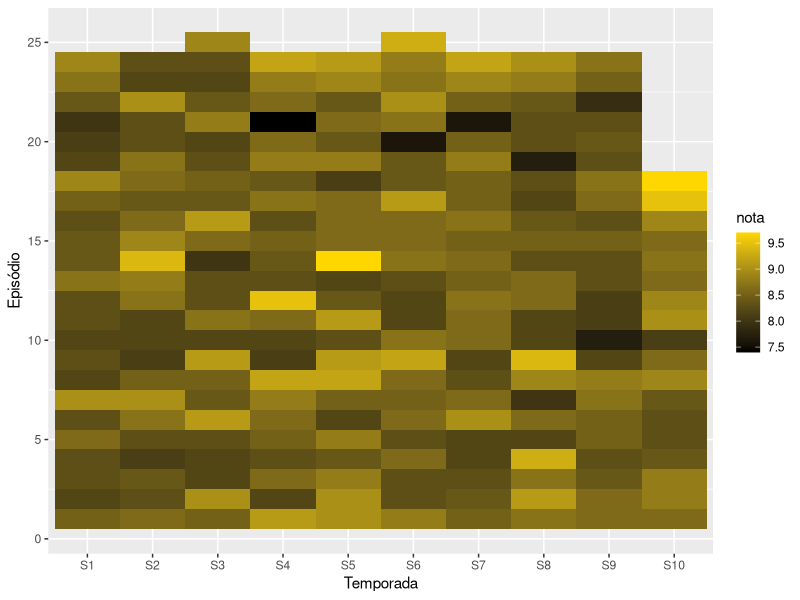
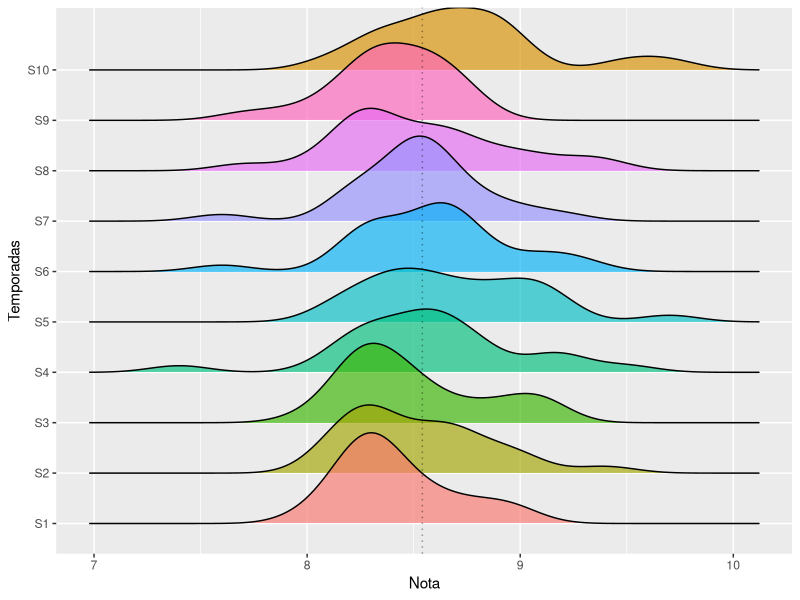
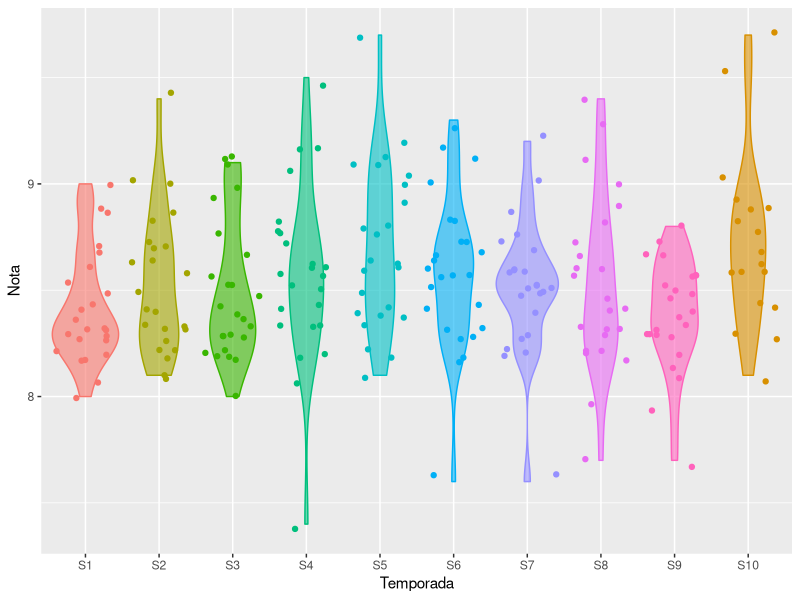
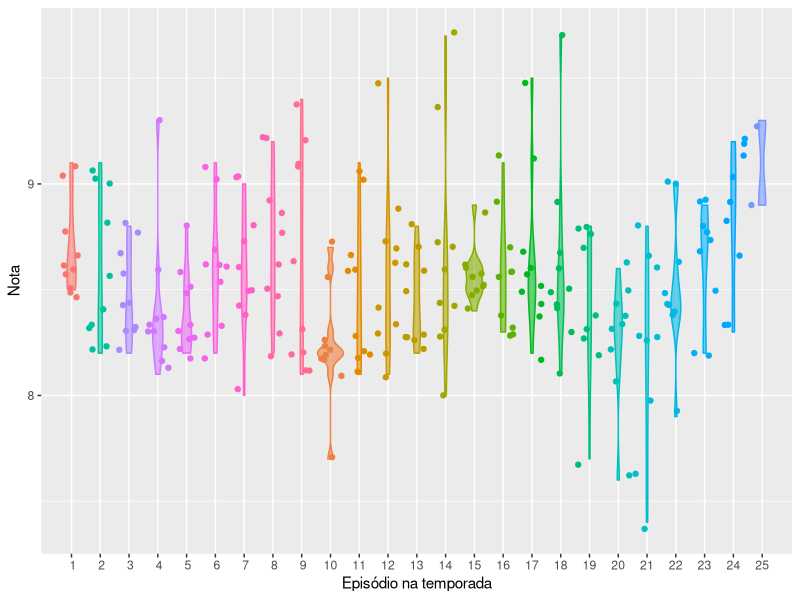
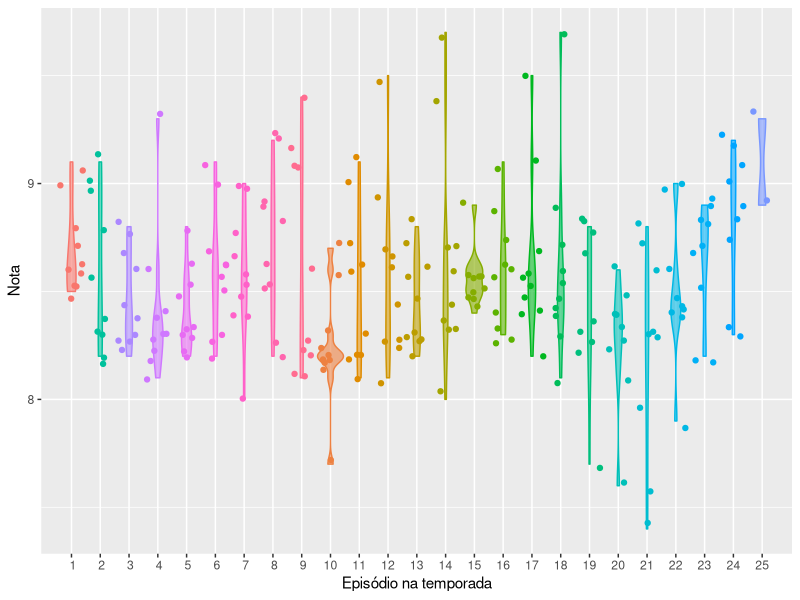

These figures' R source, in order:
library(readr)
library(ggplot2)
library(ggridges)

friends <- read_csv("friends.csv", col_names = FALSE)
colnames(friends) <- c('nome','nrevws','nota','temporada','neptemp')

ordem <- c('S1','S2','S3','S4','S5','S6','S7','S8','S9','S10')
h <- theme(legend.position="none")

ggplot(data = friends,aes(x=temporada,y=neptemp,fill=nota)) + 
  geom_tile() + 
  labs(x = 'Temporada',y='Episódio') +
  scale_x_discrete(limits=ordem) + 
  scale_fill_gradient(low='black',high='gold')
  
ggplot(data=friends,aes(x=nota,y=temporada,fill=temporada)) + 
  geom_density_ridges(alpha=0.65) + 
  labs(x = 'Nota',y='Temporadas') +
  scale_y_discrete(limits=ordem) + 
  geom_vline(xintercept = mean(friends$nota),linetype = 'dotted',alpha=0.4) + 
  h 

ggplot(data = friends,aes(x=temporada,y=nota,color=temporada,fill=temporada)) + 
  geom_violin(alpha=0.6) + 
  geom_jitter() + 
  labs(x = 'Temporada',y='Nota') + 
  scale_x_discrete(limits=ordem) + 
  h 

ggplot(data = friends,aes(x=as.character(neptemp),y=nota,color=as.character(neptemp),fill=as.character(neptemp))) + 
  geom_violin(alpha=0.6) + 
  geom_jitter() + 
  labs(x = 'Episódio na temporada',y='Nota') +
  scale_x_discrete(limits=1:25) + 
  h

  

ggsave('violin-jitter-epi.png',type = 'cairo-png',scale=2,dpi = 500)
